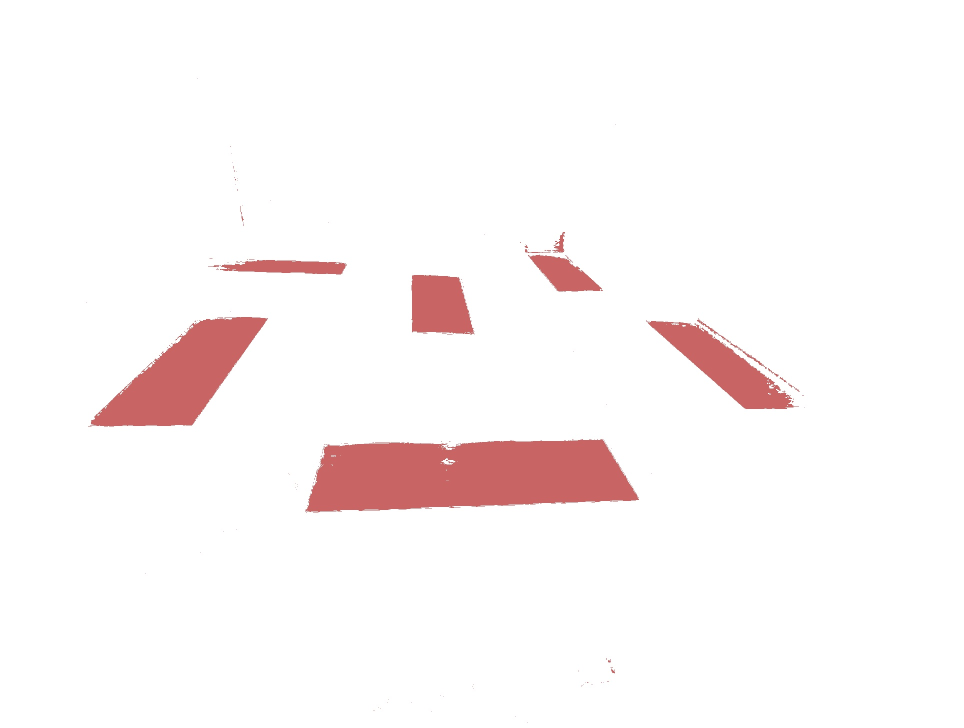
#> input picture runs/discretize/cam0/discretized_tables.jpg, 1928 x 1456 px (shown at 1/2 size)
$ python -i table_lines.py   (imports and definitions only)
#> lines starting #> are read from the running program, lines starting #| are printed output that depends on the picture; after the words box and inside, x2 and y2 are one past the last pixel; in counts of white or black regions, pixels touching at a corner belong together
#> further down, picture is the input picture: shape (1456, 1928, 3); mean B, G, R 246.2, 246.2, 251.8
import cv2
import numpy as np
import os
import path
import sys
from pathlib import Path
from PIL import Image

from layout import yolo_outputs, yoloToBoxes

# return list of line endpoints
# reference: https://stackoverflow.com/questions/45322630/how-to-detect-lines-in-opencv
def find_lines(img):
    gray = cv2.cvtColor(img, cv2.COLOR_BGR2GRAY)
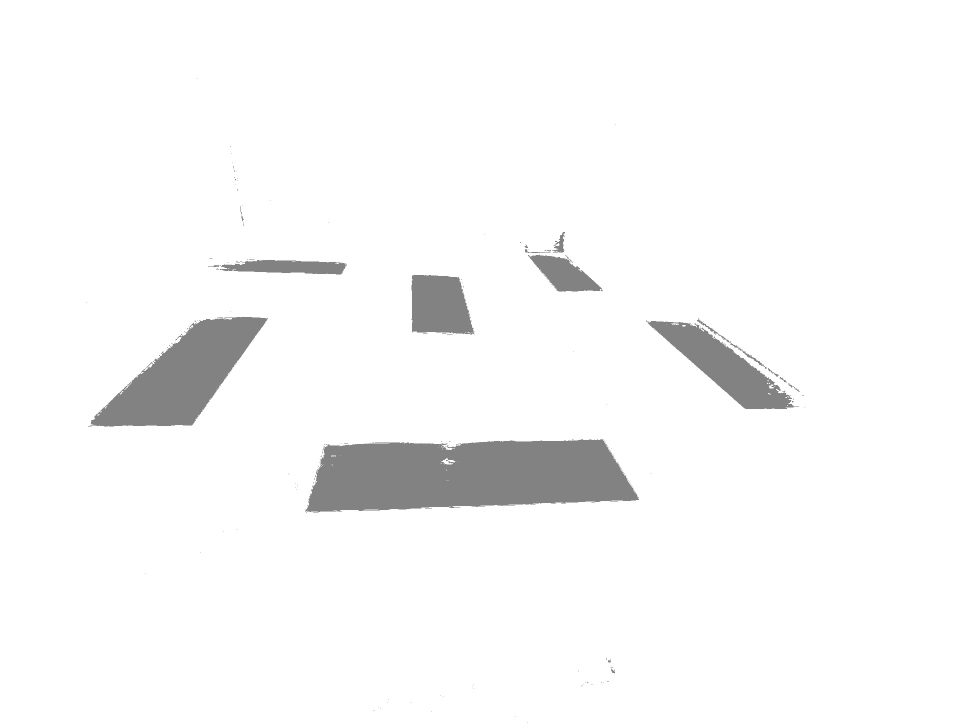
#> gray: shape (1456, 1928) (shown at 1/2 size); min 122, max 255, mean 247.9
    kernel_size = 9
    h, w = gray.shape
#> h = 1456; w = 1928
    if (h < 100 or w < 100):
        kernel_size = 3
    blur_gray = cv2.GaussianBlur(gray, (kernel_size, kernel_size), 0)
    low_threshold = 10
    high_threshold = 70
    edges = cv2.Canny(blur_gray, low_threshold, high_threshold)
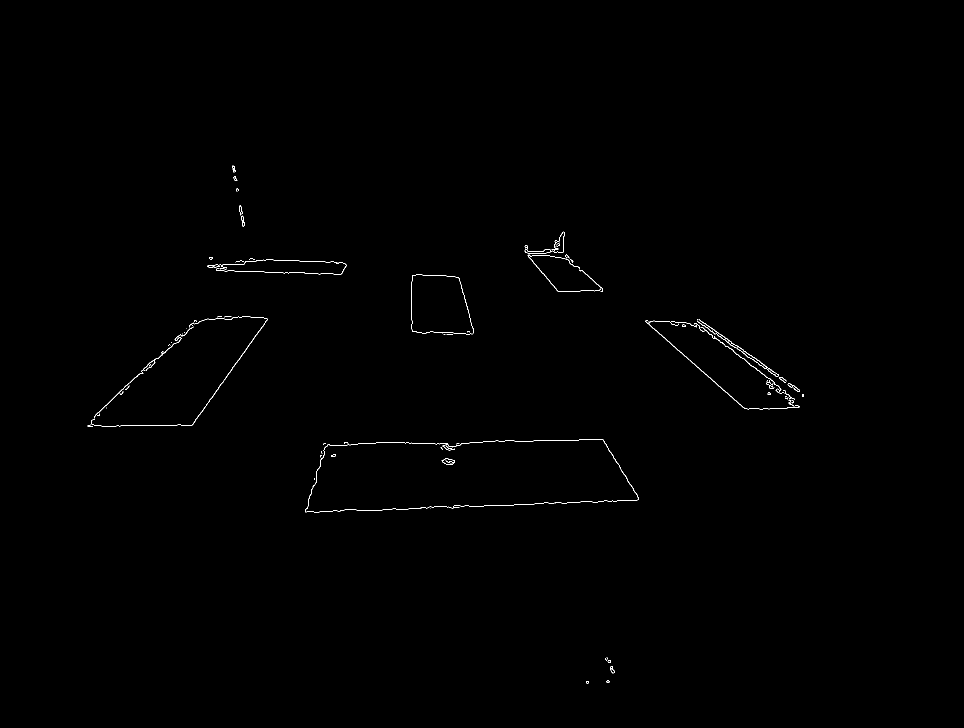
#> edges: shape (1456, 1928) (shown at 1/2 size); 0.26% white in thin lines or dots, all inside (x1, y1, x2, y2) = (175, 331, 1608, 1367)
    rho = 1
    theta = np.pi / 180
    threshold = 30  # minimum number of votes (intersections in Hough grid cell)
    min_line_length = 5  # minimum number of pixels making up a line
    max_line_gap = 40  # maximum gap in pixels between connectable line segments
    line_image = np.copy(img) * 0  # creating a blank to draw lines on
#> line_image: shape (1456, 1928, 3); every value is 0
    # Run Hough on edge detected image
    # Output "lines" is an array containing endpoints of detected line segments
    lines = cv2.HoughLinesP(edges, rho, theta, threshold, np.array([]),
                        min_line_length, max_line_gap)
#> lines = 85 rows, first 6: [611, 1023, 717, 1020], [945, 1013, 1056, 1009], [953, 884, 983, 883], [1295, 647, 1490, 817], [611, 1022, 616, 1022], [857, 1014, 937, 1011]

    for line in lines:
        for x1,y1,x2,y2 in line:
            cv2.line(line_image,(x1,y1),(x2,y2),(255,0,0),1)
#> this loop made 85 passes
#> line on passes 1 to 12: [[611, 1023, 717, 1020]], [[945, 1013, 1056, 1009]], [[953, 884, 983, 883]], [[1295, 647, 1490, 817]], [[611, 1022, 616, 1022]], [[857, 1014, 937, 1011]], [[1394, 641, 1607, 790]], [[385, 849, 514, 666]], [[175, 851, 380, 851]], [[1007, 882, 1206, 879]], [[1398, 638, 1598, 779]], [[432, 540, 678, 549]]
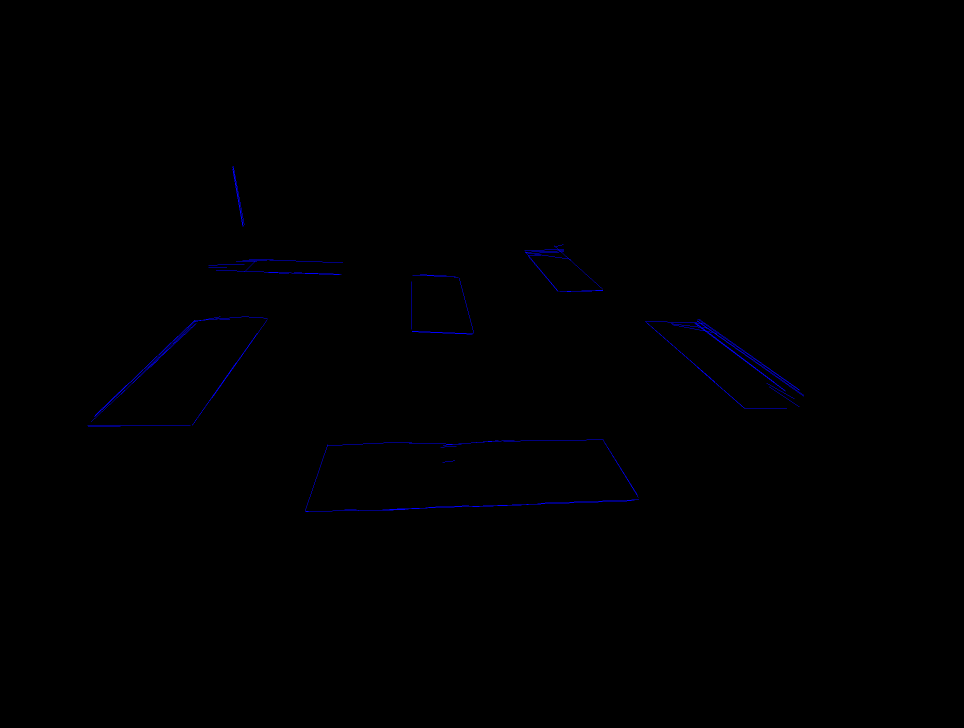
#> line_image: shape (1456, 1928, 3) (shown at 1/2 size); mean B, G, R 0.8, 0, 0

    lines = [lines[i].flatten() for i in range(len(lines))]
#> lines = 85 items, first 6: [611, 1023, 717, 1020], [945, 1013, 1056, 1009], [953, 884, 983, 883], [1295, 647, 1490, 817], [611, 1022, 616, 1022], [857, 1014, 937, 1011]

    return line_image, lines

# connect nearby lines -> find intersection point -> extend endpoints
MAX = 1000
EPS = 0.01

# [20 lines left out: functions slope_intercept, find_intersect, not called in this run]

slope_threshold = 0.03
parallel_threshold = 5
parallel_high = 10
dist_threshold = 20
# lengthen nearby lines so that they intersect, and merge line segments that are on the same line
# could return 1 or 2 lines
# if this returns 1 line, then this means we have merged two consecutive lines, so we can delete the second line

# [176 lines left out: functions make_lines, change_endpoints, connect_lines, test, not called in this run]


# [2 lines not run here, left out]

>>> import cv2
>>> picture = cv2.imread('runs/discretize/cam0/discretized_tables.jpg')
>>> result = find_lines(picture)
